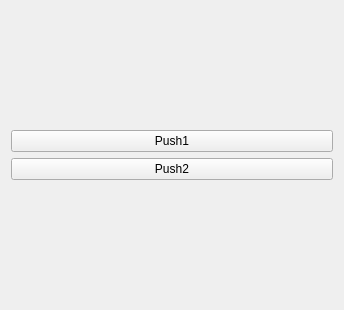
<?xml version="1.0" encoding="UTF-8"?>
<ui version="4.0">
 <class>Form</class>
 <widget class="QWidget" name="Form">
  <property name="geometry">
   <rect>
    <x>0</x>
    <y>0</y>
    <width>344</width>
    <height>310</height>
   </rect>
  </property>
  <property name="windowTitle">
   <string>Form</string>
  </property>
  <layout class="QVBoxLayout" name="verticalLayout_2">
   <item>
    <layout class="QVBoxLayout" name="verticalLayout">
     <item>
      <widget class="QPushButton" name="btnPush1">
       <property name="text">
        <string>Push1</string>
       </property>
      </widget>
     </item>
     <item>
      <widget class="QPushButton" name="btnPush2">
       <property name="text">
        <string>Push2</string>
       </property>
      </widget>
     </item>
    </layout>
   </item>
  </layout>
 </widget>
 <resources/>
 <connections/>
</ui>
